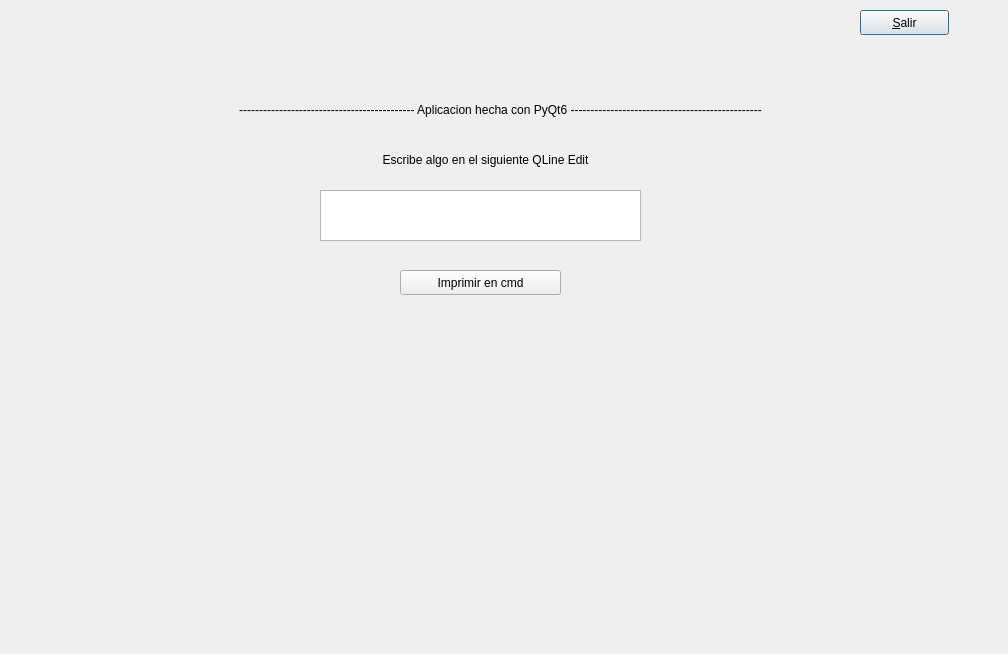
<?xml version="1.0" encoding="UTF-8"?>
<ui version="4.0">
 <class>Dialog</class>
 <widget class="QDialog" name="Dialog">
  <property name="geometry">
   <rect>
    <x>0</x>
    <y>0</y>
    <width>1008</width>
    <height>654</height>
   </rect>
  </property>
  <property name="windowTitle">
   <string>Dialog</string>
  </property>
  <widget class="QPushButton" name="pushButton">
   <property name="geometry">
    <rect>
     <x>860</x>
     <y>10</y>
     <width>89</width>
     <height>25</height>
    </rect>
   </property>
   <property name="text">
    <string>&amp;Salir</string>
   </property>
  </widget>
  <widget class="QLabel" name="label">
   <property name="geometry">
    <rect>
     <x>10</x>
     <y>100</y>
     <width>981</width>
     <height>20</height>
    </rect>
   </property>
   <property name="layoutDirection">
    <enum>Qt::LeftToRight</enum>
   </property>
   <property name="text">
    <string>-------------------------------------------- Aplicacion hecha con PyQt6 ------------------------------------------------</string>
   </property>
   <property name="alignment">
    <set>Qt::AlignCenter</set>
   </property>
  </widget>
  <widget class="QLabel" name="label_2">
   <property name="geometry">
    <rect>
     <x>300</x>
     <y>150</y>
     <width>371</width>
     <height>20</height>
    </rect>
   </property>
   <property name="text">
    <string>Escribe algo en el siguiente QLine Edit</string>
   </property>
   <property name="alignment">
    <set>Qt::AlignCenter</set>
   </property>
  </widget>
  <widget class="QTextBrowser" name="textBrowser">
   <property name="geometry">
    <rect>
     <x>320</x>
     <y>190</y>
     <width>321</width>
     <height>51</height>
    </rect>
   </property>
  </widget>
  <widget class="QPushButton" name="pushButton_2">
   <property name="geometry">
    <rect>
     <x>400</x>
     <y>270</y>
     <width>161</width>
     <height>25</height>
    </rect>
   </property>
   <property name="text">
    <string>Imprimir en cmd</string>
   </property>
  </widget>
 </widget>
 <resources/>
 <connections/>
</ui>
